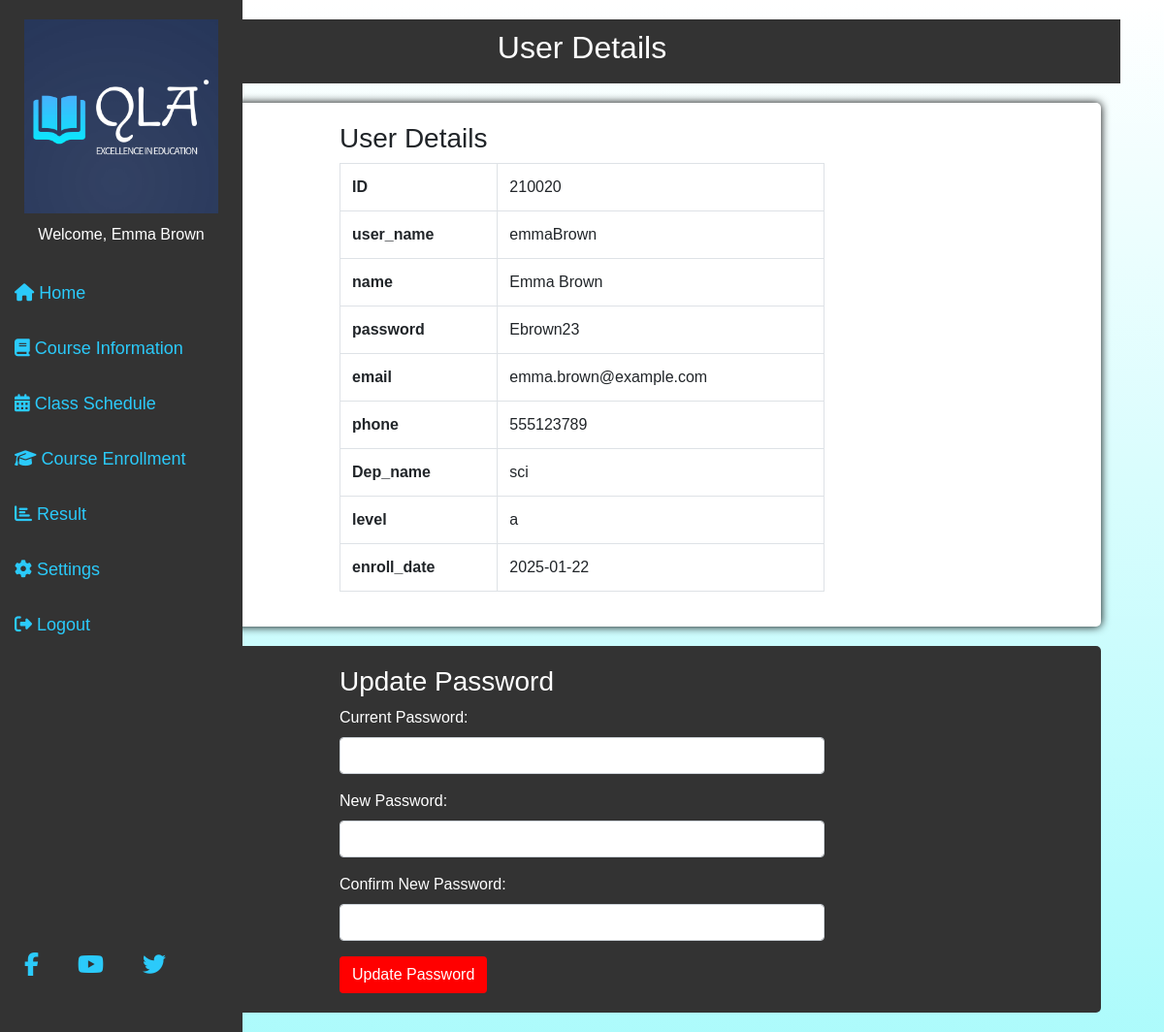
The page /studentsetting.php (signed in) on the database its author committed.
### tables this page shows
create table Student( ID int auto_increment,user_name varchar(50),name varchar(50), password varchar(20), email varchar(50) not null, phone int(11), Dep_name varchar(20), level char(1), enroll_date date default curdate(), Primary key(ID),foreign key(Dep_name, level) references Department(name, level));

### studentsetting.php (the view, shortened to what this page needs)
<?php
include('connect.php');
if (isset($_SESSION['username'])) {
    $username = $_SESSION['username'];
    $query = "SELECT * FROM student WHERE user_name='$username'";
    $result = mysqli_query($db, $query);
    if ($row = mysqli_fetch_assoc($result)) {
        $name = $row['name'];
    } else {
        echo "User not found";
    }
} else {
    header('Location: login.php');
    exit();
}
?>
<!DOCTYPE html>
<html lang="en">
<head>
    <link rel="stylesheet" href="https://maxcdn.bootstrapcdn.com/bootstrap/4.5.2/css/bootstrap.min.css">
    <link rel="stylesheet" href="sidebar.css">
    <link rel="stylesheet" href="student.css">
</head>
<body>
    <?php include('sidebar.php'); ?>
    <div class="container">
        <div class="header">
            <h2>User Details</h2>
        </div>
        <div class="content">
            <?php if ($row) : ?>
                <div class="row">
                    <div class="col-md-6 offset-md-3">
                        <h3>User Details</h3>
                        <table class="table table-bordered">
                            <tbody>
                                <?php foreach ($row as $key => $value) : ?>
                                    <tr>
                                        <td><strong><?php echo $key; ?></strong></td>
                                        <td><?php echo $value; ?></td>
                                    </tr>
                                <?php endforeach; ?>
                            </tbody>
                        </table>
                    </div>
                </div>
            <?php else : ?>
                <p class="alert alert-danger">No user found for the provided username.</p>
            <?php endif; ?>
        </div>
        <div class="update-password">
            <div class="row">
                <div class="col-md-6 offset-md-3">
                    <h3>Update Password</h3>
                    <form action="" method="post">
                        <div class="form-group">
                            <label for="current_password">Current Password:</label>
                            <input type="password" name="current_password" id="current_password" class="form-control" required>
                        </div>
                        <div class="form-group">
                            <label for="new_password">New Password:</label>
                            <input type="password" name="new_password" id="new_password" class="form-control" required>
                        </div>
                        <div class="form-group">
                            <label for="confirm_new_password">Confirm New Password:</label>
                            <input type="password" name="confirm_new_password" id="confirm_new_password" class="form-control" required>
                        </div>
                        <button type="submit" name="update_password" class="btn btn-update-password">Update Password</button>
                    </form>
                </div>
            </div>
        </div>
    </div>
</body>
</html>

### sidebar.php
<div class="sidebar">
    <div class="logo-container">
        <img src="image/4.logo.PNG" alt="Logo" class="logo-img">
        <p style="color: white; margin-top: 10px;">Welcome, <?php echo $name; ?></p>
    </div>
    <a href="studentview.php"><i class="fas fa-home"></i> Home</a>
    <a href="studentcourse.php"><i class="fas fa-book"></i> Course Information</a>
    <a href="studentschedule.php" class="active"><i class="fas fa-calendar-alt"></i> Class Schedule</a>
    <a href="studentenrol.php"><i class="fas fa-graduation-cap"></i> Course Enrollment</a>
    <a href="studentresult.php"><i class="fas fa-chart-bar"></i> Result</a>
    <a href="studentsetting.php"><i class="fas fa-cog"></i> Settings</a>
    <a href="home.php"><i class="fas fa-sign-out-alt"></i> Logout</a>
    <div class="social-links">
        <ul>
            <li>
                <a class="nav-link" href="https://www.facebook.com">
                    <i class="fab fa-facebook-f"></i>
                </a>
            </li>
            <li>
                <a class="nav-link" href="https://www.youtube.com">
                    <i class="fab fa-youtube"></i>
                </a>
            </li>
            <li>
                <a class="nav-link" href="https://www.twitter.com">
                    <i class="fab fa-twitter"></i>
                </a>
            </li>
        </ul>
    </div>
</div>

### sidebar.css (style rules this page uses)
body { background-image: linear-gradient(white, rgba(0, 255, 255, 0.301)); font-family: Arial, sans-serif; margin: 0px; padding: 0px; }
.sidebar { height: 100%; width: 250px; position: fixed; top: 0; left: 0; background-color: #333; padding-top: 20px; padding-bottom: 20px; }
.sidebar a { padding: 15px; text-decoration: none; font-size: 18px; color: #2bcafa; display: block; }
.social-links { position: fixed; left: 10px; bottom: 20px; }
.social-links ul { list-style-type: none; padding: 0; display: flex; flex-direction: row; }
.social-links li { margin-right: 10px; }
.social-links a { color: #2bcafa; text-decoration: none; font-size: 24px; transition: color 0.3s; }
.logo-container { text-align: center; margin-bottom: 20px; }
.logo-img { max-width: 80%; height: auto; }
.content { padding: 20px; }

### student.css (style rules this page uses)
body { background-color: #f8f9fa; }
.nav-link, .nav-link:hover { color: white; }
.container { margin-top: 20px; }
.header { text-align: center; margin-top: 20px; background-color: #333333; color: #FFFFFF; padding: 10px; }
.content { margin: 20px; background-color: #FFFFFF; padding: 20px; border-radius: 5px; box-shadow: 0px 0px 10px rgba(2, 2, 2, 2); }
.update-password { margin: 20px; background-color: #333333; padding: 20px; border-radius: 5px; color: #FFFFFF; }
.btn-update-password { background-color: #FF0000; color: #FFFFFF; }

### rows shown on the page
student: name "Emma Brown", ID "210020", user_name "emmaBrown", password "Ebrown23", email "emma.brown@example.com", phone "555123789", Dep_name "sci", level "a", enroll_date "2025-01-22"

### other values the page prints
$key "ID"
$key "user_name"
$key "name"
$key "password"
$key "email"
$key "phone"
$key "Dep_name"
$key "level"
$key "enroll_date"
